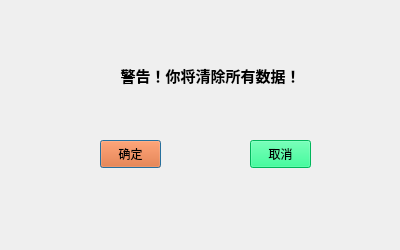
<?xml version="1.0" encoding="UTF-8"?>
<ui version="4.0">
 <class>zuheclear</class>
 <widget class="QDialog" name="zuheclear">
  <property name="geometry">
   <rect>
    <x>0</x>
    <y>0</y>
    <width>400</width>
    <height>250</height>
   </rect>
  </property>
  <property name="minimumSize">
   <size>
    <width>400</width>
    <height>250</height>
   </size>
  </property>
  <property name="maximumSize">
   <size>
    <width>400</width>
    <height>250</height>
   </size>
  </property>
  <property name="windowTitle">
   <string>Dialog</string>
  </property>
  <widget class="QLabel" name="label">
   <property name="geometry">
    <rect>
     <x>90</x>
     <y>60</y>
     <width>241</width>
     <height>31</height>
    </rect>
   </property>
   <property name="text">
    <string>&lt;html&gt;&lt;head/&gt;&lt;body&gt;&lt;p align=&quot;center&quot;&gt;&lt;span style=&quot; font-size:11pt; font-weight:600;&quot;&gt;警告！你将清除所有数据！&lt;/span&gt;&lt;/p&gt;&lt;/body&gt;&lt;/html&gt;</string>
   </property>
  </widget>
  <widget class="QPushButton" name="pushButton">
   <property name="geometry">
    <rect>
     <x>100</x>
     <y>140</y>
     <width>61</width>
     <height>28</height>
    </rect>
   </property>
   <property name="styleSheet">
    <string notr="true">background-color: rgb(255, 85, 0);</string>
   </property>
   <property name="text">
    <string>确定</string>
   </property>
  </widget>
  <widget class="QPushButton" name="pushButton_2">
   <property name="geometry">
    <rect>
     <x>250</x>
     <y>140</y>
     <width>61</width>
     <height>28</height>
    </rect>
   </property>
   <property name="styleSheet">
    <string notr="true">background-color: rgb(0, 255, 127);</string>
   </property>
   <property name="text">
    <string>取消</string>
   </property>
  </widget>
 </widget>
 <resources/>
 <connections/>
</ui>
